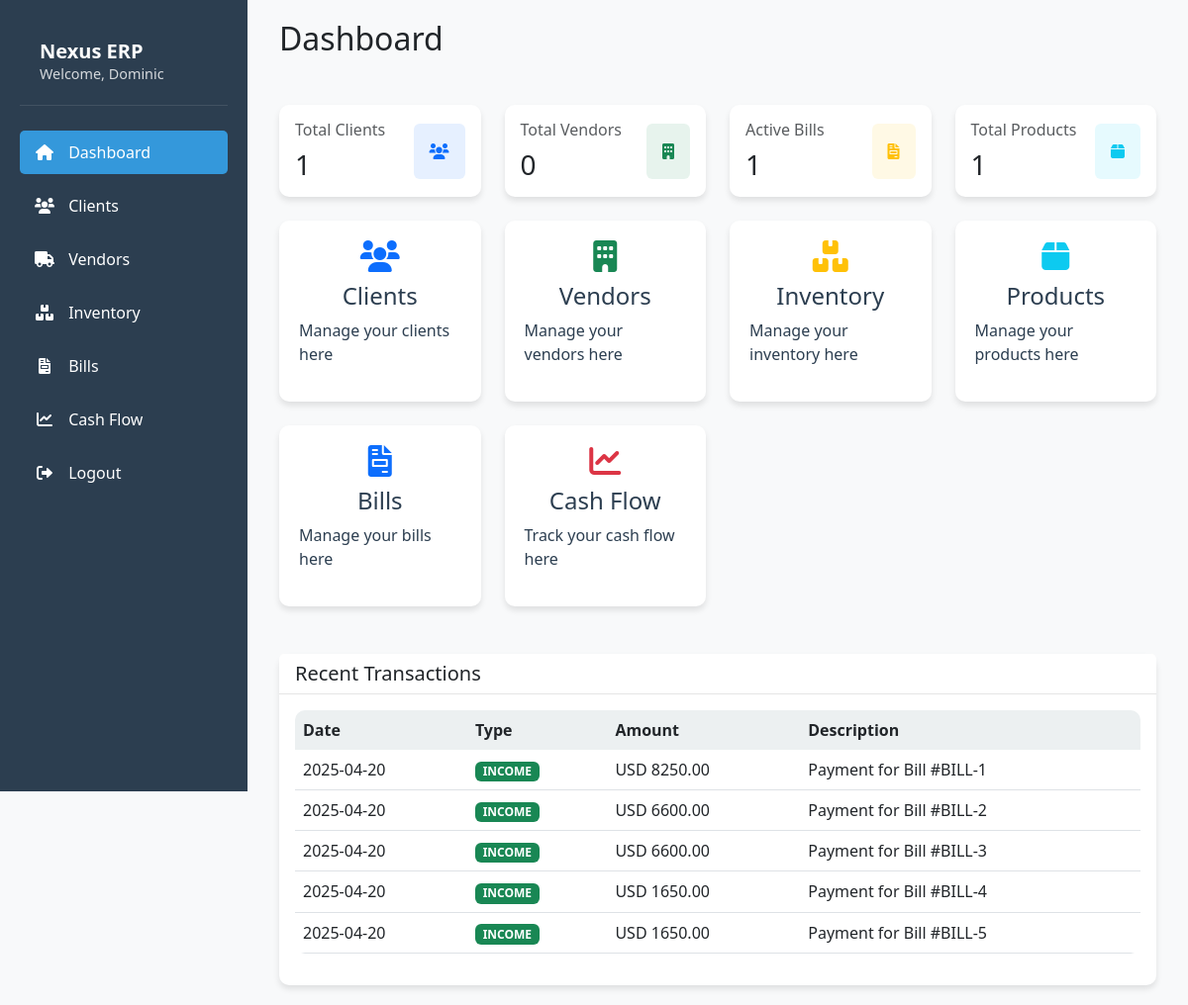
Screenshot of / (signed in) with the database file from the repository.
### models.py (models this page shows)
class User(UserMixin, db.Model):
    id = db.Column(db.Integer, primary_key=True)
    username = db.Column(db.String(80), unique=True, nullable=False)
    password = db.Column(db.String(120), nullable=False)

class Transaction(db.Model):
    __tablename__ = 'transaction'
    id = db.Column(db.Integer, primary_key=True)
    user_id = db.Column(db.Integer, db.ForeignKey('user.id'), nullable=False)
    type = db.Column(db.String(20), nullable=False)  # 'INCOME', 'EXPENSE', 'TRANSFER'
    category_id = db.Column(db.Integer, db.ForeignKey('category.id'), nullable=True)
    source_module = db.Column(db.String(50))  # e.g., 'invoice', 'manual', etc.
    source_id = db.Column(db.String(100))  # External ID (e.g., invoice ID)
    amount = db.Column(db.Float, nullable=False)
    currency = db.Column(db.String(3), default='PYG')  # ISO 4217 code
    exchange_rate = db.Column(db.Float, nullable=True)  # Optional
    date = db.Column(db.Date, nullable=False)
    description = db.Column(db.Text, nullable=True)
    status = db.Column(db.String(20), default='CONFIRMED')  # 'PENDING', 'CONFIRMED', 'CANCELLED'
    created_at = db.Column(db.DateTime, default=datetime.utcnow)
    updated_at = db.Column(db.DateTime, default=datetime.utcnow, onupdate=datetime.utcnow)
    category = db.relationship('Category', backref='transactions')

### app.py (the view)
@app.route('/')
@login_required
def home():
    clients = Client.query.filter_by(user_id=current_user.id).all()
    vendors = Vendor.query.filter_by(user_id=current_user.id).all()
    products = Product.query.filter_by(user_id=current_user.id).all()
    active_bills = Bill.query.filter_by(status='Unpaid').all()
    recent_transactions = Transaction.query.filter_by(user_id=current_user.id).order_by(Transaction.date.desc()).limit(5).all()
    return render_template('home.html',
                         clients=clients,
                         vendors=vendors,
                         products=products,
                         active_bills=active_bills,
                         recent_transactions=recent_transactions)

### app.py (called while the page is built)
@login_manager.user_loader
def load_user(user_id):
    return User.query.get(int(user_id))

### templates/home.html (shortened to what this page needs)
{% extends "base.html" %}
{% block content %}
<div class="container-fluid">
    <div class="row mb-4">
        <div class="col-12">
            <h2 class="mb-4">Dashboard</h2>
        </div>
    </div>
    <div class="row mb-4">
        <div class="col-md-3">
            <div class="card">
                <div class="card-body">
                    <div class="d-flex justify-content-between align-items-center">
                        <div>
                            <h6 class="text-muted mb-2">Total Clients</h6>
                            <h3 class="mb-0">{{ clients|length }}</h3>
                        </div>
                        <div class="bg-primary bg-opacity-10 p-3 rounded">
                            <i class="fas fa-users text-primary"></i>
                        </div>
                    </div>
                </div>
            </div>
        </div>
        <div class="col-md-3">
            <div class="card">
                <div class="card-body">
                    <div class="d-flex justify-content-between align-items-center">
                        <div>
                            <h6 class="text-muted mb-2">Total Vendors</h6>
                            <h3 class="mb-0">{{ vendors|length }}</h3>
                        </div>
                        <div class="bg-success bg-opacity-10 p-3 rounded">
                            <i class="fas fa-building text-success"></i>
                        </div>
                    </div>
                </div>
            </div>
        </div>
        <div class="col-md-3">
            <div class="card">
                <div class="card-body">
                    <div class="d-flex justify-content-between align-items-center">
                        <div>
                            <h6 class="text-muted mb-2">Active Bills</h6>
                            <h3 class="mb-0">{{ active_bills|length }}</h3>
                        </div>
                        <div class="bg-warning bg-opacity-10 p-3 rounded">
                            <i class="fas fa-file-invoice text-warning"></i>
                        </div>
                    </div>
                </div>
            </div>
        </div>
        <div class="col-md-3">
            <div class="card">
                <div class="card-body">
                    <div class="d-flex justify-content-between align-items-center">
                        <div>
                            <h6 class="text-muted mb-2">Total Products</h6>
                            <h3 class="mb-0">{{ products|length }}</h3>
                        </div>
                        <div class="bg-info bg-opacity-10 p-3 rounded">
                            <i class="fas fa-box text-info"></i>
                        </div>
                    </div>
                </div>
            </div>
        </div>
    </div>
    <div class="row">
        <div class="col-md-3 mb-4">
            <a href="{{ url_for('clients') }}" class="box-button">
                <i class="fas fa-users text-primary"></i>
                <h4>Clients</h4>
                <p>Manage your clients here</p>
            </a>
        </div>
        <div class="col-md-3 mb-4">
            <a href="{{ url_for('vendors') }}" class="box-button">
                <i class="fas fa-building text-success"></i>
                <h4>Vendors</h4>
                <p>Manage your vendors here</p>
            </a>
        </div>
        <div class="col-md-3 mb-4">
            <a href="{{ url_for('inventory_page') }}" class="box-button">
                <i class="fas fa-boxes text-warning"></i>
                <h4>Inventory</h4>
                <p>Manage your inventory here</p>
            </a>
        </div>
        <div class="col-md-3 mb-4">
            <a href="{{ url_for('products') }}" class="box-button">
                <i class="fas fa-box text-info"></i>
                <h4>Products</h4>
                <p>Manage your products here</p>
            </a>
        </div>
        <div class="col-md-3 mb-4">
            <a href="{{ url_for('bills') }}" class="box-button">
                <i class="fas fa-file-invoice text-primary"></i>
                <h4>Bills</h4>
                <p>Manage your bills here</p>
            </a>
        </div>
        <div class="col-md-3 mb-4">
            <a href="{{ url_for('cash_flow') }}" class="box-button">
                <i class="fas fa-chart-line text-danger"></i>
                <h4>Cash Flow</h4>
                <p>Track your cash flow here</p>
            </a>
        </div>
    </div>
    <div class="row mt-4">
        <div class="col-12">
            <div class="card">
                <div class="card-header">
                    <h5 class="mb-0">Recent Transactions</h5>
                </div>
                <div class="card-body">
                    <div class="table-responsive">
                        <table class="table">
                            <thead>
                                <tr>
                                    <th>Date</th>
                                    <th>Type</th>
                                    <th>Amount</th>
                                    <th>Description</th>
                                </tr>
                            </thead>
                            <tbody>
                                {% for transaction in recent_transactions %}
                                <tr>
                                    <td>{{ transaction.date.strftime('%Y-%m-%d') }}</td>
                                    <td>
                                        <span class="badge bg-{{ 'success' if transaction.type == 'INCOME' else 'danger' }}">
                                            {{ transaction.type }}
                                        </span>
                                    </td>
                                    <td>{{ transaction.currency }} {{ "%.2f"|format(transaction.amount) }}</td>
                                    <td>{{ transaction.description }}</td>
                                </tr>
                                {% endfor %}
                            </tbody>
                        </table>
                    </div>
                </div>
            </div>
        </div>
    </div>
</div>
{% endblock %}

### templates/base.html (shortened to what this page needs)
<!DOCTYPE html>
<html lang="en">
<head>
    <link href="https://cdn.jsdelivr.net/npm/bootstrap@5.3.0/dist/css/bootstrap.min.css" rel="stylesheet">
    <link href="https://cdnjs.cloudflare.com/ajax/libs/font-awesome/6.0.0/css/all.min.css" rel="stylesheet">
</head>
<body>
    <div class="sidebar">
        <div class="user-info">
            <h5>Nexus ERP</h5>
            {% if current_user.is_authenticated %}
            <p>Welcome, {{ current_user.username }}</p>
            {% else %}
            <p>Enterprise Resource Planning</p>
            {% endif %}
        </div>
        <nav class="nav flex-column">
            <a class="nav-link {% if request.endpoint == 'home' %}active{% endif %}" href="{{ url_for('home') }}">
                <i class="fas fa-home"></i> Dashboard
            </a>
            <a class="nav-link {% if request.endpoint == 'clients' %}active{% endif %}" href="{{ url_for('clients') }}">
                <i class="fas fa-users"></i> Clients
            </a>
            <a class="nav-link {% if request.endpoint == 'vendors' %}active{% endif %}" href="{{ url_for('vendors') }}">
                <i class="fas fa-truck"></i> Vendors
            </a>
            <a class="nav-link {% if request.endpoint == 'inventory_page' %}active{% endif %}" href="{{ url_for('inventory_page') }}">
                <i class="fas fa-boxes"></i> Inventory
            </a>
            <a class="nav-link {% if request.endpoint == 'bills' %}active{% endif %}" href="{{ url_for('bills') }}">
                <i class="fas fa-file-invoice"></i> Bills
            </a>
            <a class="nav-link {% if request.endpoint == 'cash_flow' %}active{% endif %}" href="{{ url_for('cash_flow') }}">
                <i class="fas fa-chart-line"></i> Cash Flow
            </a>
            <a class="nav-link" href="{{ url_for('logout') }}">
                <i class="fas fa-sign-out-alt"></i> Logout
            </a>
        </nav>
    </div>
    <div class="main-content">
        {% block content %}{% endblock %}
    </div>
</body>
</html>

### templates/base.html (style rules this page uses)
:root { --primary-color: #2c3e50; --secondary-color: #34495e; --accent-color: #3498db; --success-color: #2ecc71; --warning-color: #f1c40f; --danger-color: #e74c3c; --light-color: #ecf0f1; --dark-color: #2c3e50; }
body { background-color: #f8f9fa; font-family: 'Segoe UI', Tahoma, Geneva, Verdana, sans-serif; }
.sidebar { background-color: var(--primary-color); min-height: 100vh; padding: 20px; position: fixed; width: 250px; left: 0; top: 0; color: white; }
.main-content { margin-left: 250px; padding: 20px; }
.nav-link { color: white; padding: 10px 15px; margin: 5px 0; border-radius: 5px; transition: all 0.3s; }
.nav-link.active { background-color: var(--accent-color); }
.nav-link i { margin-right: 10px; width: 20px; text-align: center; }
.card { border: none; border-radius: 10px; box-shadow: 0 4px 6px rgba(0, 0, 0, 0.1); transition: transform 0.3s; }
.card-header { background-color: white; border-bottom: 1px solid rgba(0, 0, 0, 0.1); font-weight: 600; }
.table { background-color: white; border-radius: 10px; overflow: hidden; }
.table thead th { background-color: var(--light-color); border: none; }
.box-button { text-decoration: none; color: var(--dark-color); transition: all 0.3s; height: 100%; display: flex; flex-direction: column; justify-content: center; align-items: center; padding: 20px; border-radius: 10px; background-color: white; box-shadow: 0 4px 6px rgba(0, 0, 0, 0.1); }
.box-button i { font-size: 2rem; margin-bottom: 10px; }
.user-info { padding: 20px; border-bottom: 1px solid rgba(255, 255, 255, 0.1); margin-bottom: 20px; }
.user-info h5 { margin: 0; font-weight: 600; }
.user-info p { margin: 0; font-size: 0.9rem; opacity: 0.8; }

### rows the page displays
User: username "Dominic"
Transaction: amount "8250.00"
Transaction: amount "6600.00"
Transaction: amount "6600.00"
Transaction: amount "1650.00"
Transaction: amount "1650.00"

### other values shown
{{ clients|length }} "1"
{{ vendors|length }} "0"
{{ active_bills|length }} "1"
{{ products|length }} "1"
